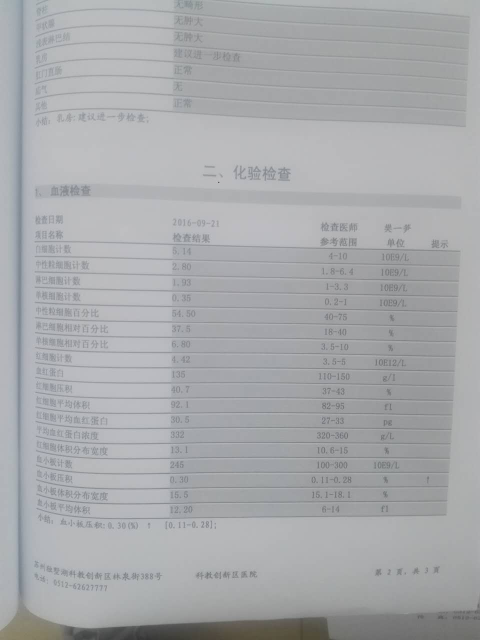
#> input picture BloodTestReportOCR/bloodtestreport.jpg, 960 x 1280 px (shown at 1/2 size)
$ python -i imgproc.py   (imports and definitions only)
#> lines starting #> are read from the running program, lines starting #| are printed output that depends on the picture; after the words box and inside, x2 and y2 are one past the last pixel; in counts of white or black regions, pixels touching at a corner belong together
#> further down, picture is the input picture: shape (1280, 960, 3); mean B, G, R 171.7, 169.2, 167.7
# -*- coding: UTF-8 -*-
import cv2

def  digitsimg(src):

    #灰度化
    img_gray = cv2.cvtColor(src,cv2.COLOR_BGR2GRAY)

    #Otsu thresholding 二值化
    ret,result= cv2.threshold(img_gray,0,255,cv2.THRESH_BINARY+cv2.THRESH_OTSU)
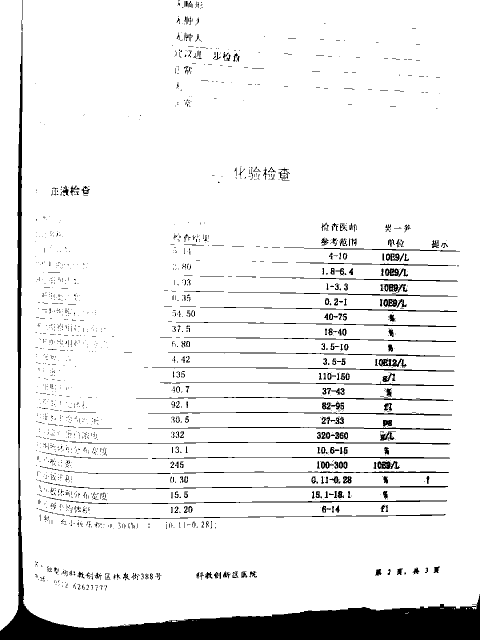
#> result: shape (1280, 960) (shown at 1/2 size); 92.2% white; 1767 black regions (1465 under 20 px), largest, box (x1, y1, x2, y2) and area: (0, 64, 960, 1280) 53310, (93, 994, 894, 1008) 1452, (107, 968, 896, 979) 1398
#> ret = 148

    #腐蚀去除一些小的点
    kernel = cv2.getStructuringElement(cv2.MORPH_CROSS,(3,2))
    eroded = cv2.erode(result,kernel)
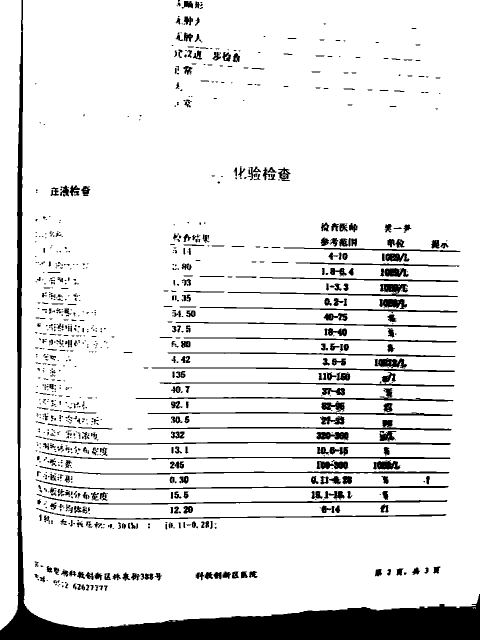
#> eroded: shape (1280, 960) (shown at 1/2 size); 89.2% white; 974 black regions (586 under 20 px), largest, box (x1, y1, x2, y2) and area: (0, 0, 960, 1280) 56148, (295, 805, 905, 832) 2350, (84, 992, 895, 1009) 2299

    #将结果放大便于识别
    result = cv2.resize(result,(128,128),interpolation=cv2.INTER_CUBIC)
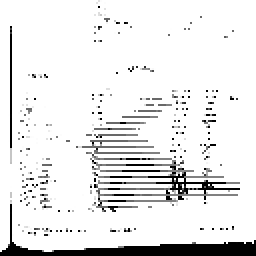
#> result: shape (128, 128) (shown 2 times larger); min 0, max 255, mean 231.8

   # cv2.imshow('result',result)
   # cv2.waitKey(0)

    #腐蚀去除放大后的一些小的点
    eroded = cv2.erode(result,kernel)
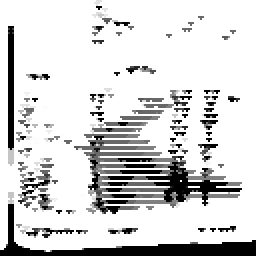
#> eroded: shape (128, 128) (shown 2 times larger); min 0, max 255, mean 212.2
  #  cv2.imshow('eroded',eroded)
  #  cv2.waitKey(0)
    #膨胀使数字更饱满
    result = cv2.dilate(eroded,kernel)
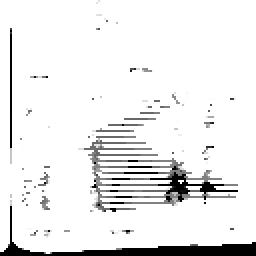
#> result: shape (128, 128) (shown 2 times larger); min 0, max 255, mean 235.3
 #   cv2.imshow('dilated',result)

    #直方图均衡化使图像更清晰
    cv2.equalizeHist(result)
    #中值滤波去除噪点
    result = cv2.medianBlur(result,5)
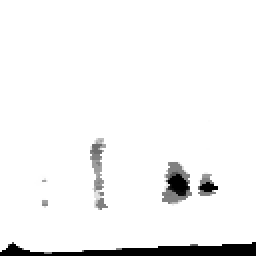
#> result: shape (128, 128) (shown 2 times larger); min 0, max 255, mean 242.8
#    cv2.imshow('median',result)
 #   cv2.waitKey(0)
    return result

def chineseimg(src):


    #灰度化
    img_gray = cv2.cvtColor(src,cv2.COLOR_BGR2GRAY)


    #Otsu thresholding 二值化
    ret,result= cv2.threshold(img_gray,0,255,cv2.THRESH_BINARY+cv2.THRESH_OTSU)
  #  cv2.imshow('otsu',result)
  #  cv2.waitKey(0)


    #直方图均衡化使图像更清晰
    cv2.equalizeHist(result)
  #  cv2.imshow('直方图',result)
 #   cv2.waitKey(0)
    return result
'''
    #将结果放大便于识别
    result = cv2.resize(result,(256,128),interpolation=cv2.INTER_CUBIC)

    #腐蚀去除放大后的一些小的点
    kernel = cv2.getStructuringElement(cv2.MORPH_CROSS,(3,2))
    eroded = cv2.erode(result,kernel)
    cv2.imshow('eroded',eroded)
    cv2.waitKey(0)

    #膨胀使数字更饱满
    result = cv2.dilate(eroded,kernel)
    cv2.imshow('dilated',result)
    cv2.waitKey(0)

    #直方图均衡化使图像更清晰
    cv2.equalizeHist(result)
    #中值滤波去除噪点
    result = cv2.medianBlur(result,5)
    cv2.imshow('median',result)
    cv2.waitKey(0)'''


>>> import cv2
>>> picture = cv2.imread('bloodtestreport.jpg')
>>> result = digitsimg(picture)
